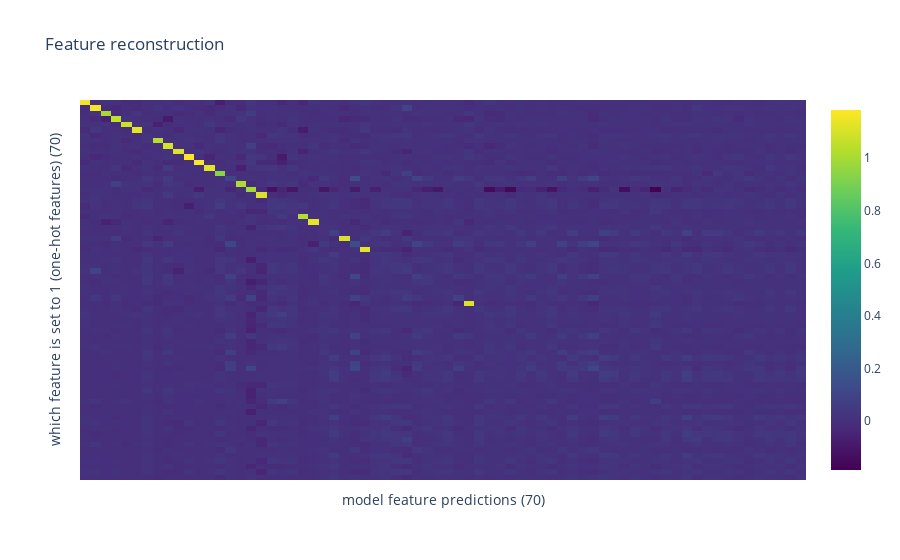
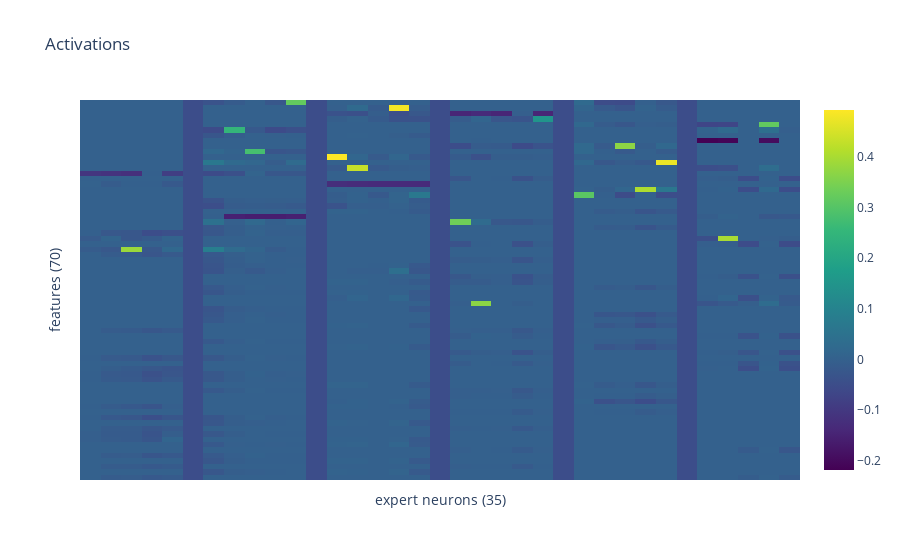
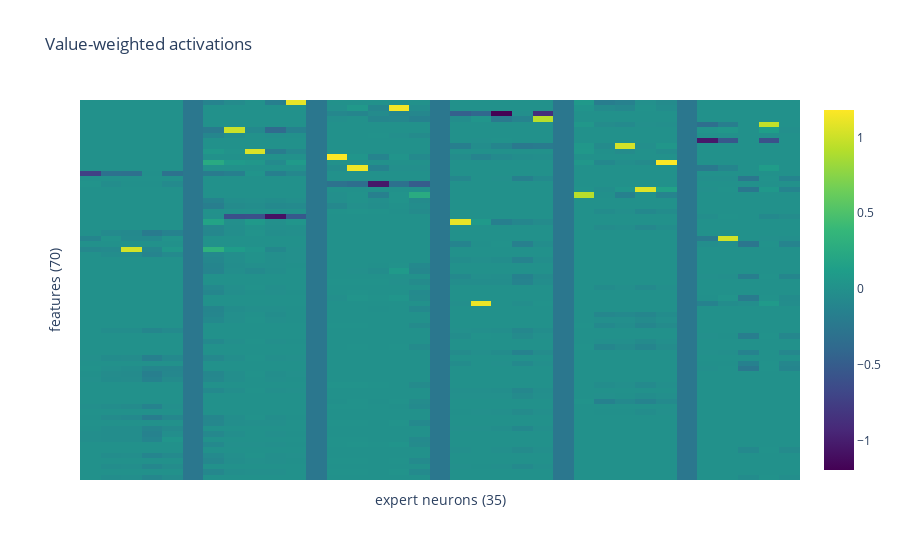

Notebook cell for these charts, in order:
### Code cell
import plotly.express as px
from interp_utils import heatmap

model.eval()

features = torch.eye(model_config['n_features'])

pred_features, _ = model(features)
feature_reconstruction_fig = heatmap(pred_features, title='Feature reconstruction', dim_names=('which feature is set to 1 (one-hot features)', 'model feature predictions'))

full_acts, k_expert_indices, k_expert_weights = model.get_full_acts_for_rendering(features, col_weight=-0.05, null_expert_activation=0.0)
full_acts_fig = heatmap(full_acts, dim_names=('features', 'expert neurons'), title='Activations')

value_weighted_full_acts, k_expert_indices, k_expert_weights = model.get_full_acts_for_rendering(features, value_weighted=True, col_weight=-0.25, null_expert_activation=0.0)
value_weighted_full_acts_fig = heatmap(value_weighted_full_acts, dim_names=('features', 'expert neurons'), title='Value-weighted activations')

feature_reconstruction_fig.show()
full_acts_fig.show()
value_weighted_full_acts_fig.show()

### Figure 1 — Plotly figure (JSON) as saved in the notebook; plotly's stock layout.template omitted (floating-point values rounded to 4 significant figures; data arrays with more than 128 entries replaced by an {"elided": "..."} marker saying what was removed)
{"data": [{"colorscale": [[0, "#440154"], [0.1111, "#482878"], [0.2222, "#3e4989"], [0.3333, "#31688e"], [0.4444, "#26828e"], [0.5556, "#1f9e89"], [0.6667, "#35b779"], [0.7778, "#6ece58"], [0.8889, "#b5de2b"], [1, "#fde725"]], "hovertemplate": "%{y}%{x}val: %{z:.2f}<extra></extra>", "type": "heatmap", "x": ["model feature predictions: 0<br>", "model feature predictions: 1<br>", "model feature predictions: 2<br>", "model feature predictions: 3<br>", "model feature predictions: 4<br>", "model feature predictions: 5<br>", "model feature predictions: 6<br>", "model feature predictions: 7<br>", "model feature predictions: 8<br>", "model feature predictions: 9<br>", "model feature predictions: 10<br>", "model feature predictions: 11<br>", "model feature predictions: 12<br>", "model feature predictions: 13<br>", "model feature predictions: 14<br>", "model feature predictions: 15<br>", "model feature predictions: 16<br>", "model feature predictions: 17<br>", "model feature predictions: 18<br>", "model feature predictions: 19<br>", "model feature predictions: 20<br>", "model feature predictions: 21<br>", "model feature predictions: 22<br>", "model feature predictions: 23<br>", "model feature predictions: 24<br>", "model feature predictions: 25<br>", "model feature predictions: 26<br>", "model feature predictions: 27<br>", "model feature predictions: 28<br>", "model feature predictions: 29<br>", "model feature predictions: 30<br>", "model feature predictions: 31<br>", "model feature predictions: 32<br>", "model feature predictions: 33<br>", "model feature predictions: 34<br>", "model feature predictions: 35<br>", "model feature predictions: 36<br>", "model feature predictions: 37<br>", "model feature predictions: 38<br>", "model feature predictions: 39<br>", "model feature predictions: 40<br>", "model feature predictions: 41<br>", "model feature predictions: 42<br>", "model feature predictions: 43<br>", "model feature predictions: 44<br>", "model feature predictions: 45<br>", "model feature predictions: 46<br>", "model feature predictions: 47<br>", "model feature predictions: 48<br>", "model feature predictions: 49<br>", "model feature predictions: 50<br>", "model feature predictions: 51<br>", "model feature predictions: 52<br>", "model feature predictions: 53<br>", "model feature predictions: 54<br>", "model feature predictions: 55<br>", "model feature predictions: 56<br>", "model feature predictions: 57<br>", "model feature predictions: 58<br>", "model feature predictions: 59<br>", "model feature predictions: 60<br>", "model feature predictions: 61<br>", "model feature predictions: 62<br>", "model feature predictions: 63<br>", "model feature predictions: 64<br>", "model feature predictions: 65<br>", "model feature predictions: 66<br>", "model feature predictions: 67<br>", "model feature predictions: 68<br>", "model feature predictions: 69<br>"], "y": ["which feature is set to 1 (one-hot features): 0<br>", "which feature is set to 1 (one-hot features): 1<br>", "which feature is set to 1 (one-hot features): 2<br>", "which feature is set to 1 (one-hot features): 3<br>", "which feature is set to 1 (one-hot features): 4<br>", "which feature is set to 1 (one-hot features): 5<br>", "which feature is set to 1 (one-hot features): 6<br>", "which feature is set to 1 (one-hot features): 7<br>", "which feature is set to 1 (one-hot features): 8<br>", "which feature is set to 1 (one-hot features): 9<br>", "which feature is set to 1 (one-hot features): 10<br>", "which feature is set to 1 (one-hot features): 11<br>", "which feature is set to 1 (one-hot features): 12<br>", "which feature is set to 1 (one-hot features): 13<br>", "which feature is set to 1 (one-hot features): 14<br>", "which feature is set to 1 (one-hot features): 15<br>", "which feature is set to 1 (one-hot features): 16<br>", "which feature is set to 1 (one-hot features): 17<br>", "which feature is set to 1 (one-hot features): 18<br>", "which feature is set to 1 (one-hot features): 19<br>", "which feature is set to 1 (one-hot features): 20<br>", "which feature is set to 1 (one-hot features): 21<br>", "which feature is set to 1 (one-hot features): 22<br>", "which feature is set to 1 (one-hot features): 23<br>", "which feature is set to 1 (one-hot features): 24<br>", "which feature is set to 1 (one-hot features): 25<br>", "which feature is set to 1 (one-hot features): 26<br>", "which feature is set to 1 (one-hot features): 27<br>", "which feature is set to 1 (one-hot features): 28<br>", "which feature is set to 1 (one-hot features): 29<br>", "which feature is set to 1 (one-hot features): 30<br>", "which feature is set to 1 (one-hot features): 31<br>", "which feature is set to 1 (one-hot features): 32<br>", "which feature is set to 1 (one-hot features): 33<br>", "which feature is set to 1 (one-hot features): 34<br>", "which feature is set to 1 (one-hot features): 35<br>", "which feature is set to 1 (one-hot features): 36<br>", "which feature is set to 1 (one-hot features): 37<br>", "which feature is set to 1 (one-hot features): 38<br>", "which feature is set to 1 (one-hot features): 39<br>", "which feature is set to 1 (one-hot features): 40<br>", "which feature is set to 1 (one-hot features): 41<br>", "which feature is set to 1 (one-hot features): 42<br>", "which feature is set to 1 (one-hot features): 43<br>", "which feature is set to 1 (one-hot features): 44<br>", "which feature is set to 1 (one-hot features): 45<br>", "which feature is set to 1 (one-hot features): 46<br>", "which feature is set to 1 (one-hot features): 47<br>", "which feature is set to 1 (one-hot features): 48<br>", "which feature is set to 1 (one-hot features): 49<br>", "which feature is set to 1 (one-hot features): 50<br>", "which feature is set to 1 (one-hot features): 51<br>", "which feature is set to 1 (one-hot features): 52<br>", "which feature is set to 1 (one-hot features): 53<br>", "which feature is set to 1 (one-hot features): 54<br>", "which feature is set to 1 (one-hot features): 55<br>", "which feature is set to 1 (one-hot features): 56<br>", "which feature is set to 1 (one-hot features): 57<br>", "which feature is set to 1 (one-hot features): 58<br>", "which feature is set to 1 (one-hot features): 59<br>", "which feature is set to 1 (one-hot features): 60<br>", "which feature is set to 1 (one-hot features): 61<br>", "which feature is set to 1 (one-hot features): 62<br>", "which feature is set to 1 (one-hot features): 63<br>", "which feature is set to 1 (one-hot features): 64<br>", "which feature is set to 1 (one-hot features): 65<br>", "which feature is set to 1 (one-hot features): 66<br>", "which feature is set to 1 (one-hot features): 67<br>", "which feature is set to 1 (one-hot features): 68<br>", "which feature is set to 1 (one-hot features): 69<br>"], "z": {"elided": "70x70 float values"}}], "layout": {"title": {"text": "Feature reconstruction"}, "xaxis": {"showticklabels": false, "title": {"text": "model feature predictions (70)"}}, "yaxis": {"autorange": "reversed", "showticklabels": false, "title": {"text": "which feature is set to 1 (one-hot features) (70)"}}}}

### Figure 2 — Plotly figure (JSON) as saved in the notebook; plotly's stock layout.template omitted (floating-point values rounded to 4 significant figures; data arrays with more than 128 entries replaced by an {"elided": "..."} marker saying what was removed)
{"data": [{"colorscale": [[0, "#440154"], [0.1111, "#482878"], [0.2222, "#3e4989"], [0.3333, "#31688e"], [0.4444, "#26828e"], [0.5556, "#1f9e89"], [0.6667, "#35b779"], [0.7778, "#6ece58"], [0.8889, "#b5de2b"], [1, "#fde725"]], "hovertemplate": "%{y}%{x}val: %{z:.2f}<extra></extra>", "type": "heatmap", "x": ["expert neurons: 0<br>", "expert neurons: 1<br>", "expert neurons: 2<br>", "expert neurons: 3<br>", "expert neurons: 4<br>", "expert neurons: 5<br>", "expert neurons: 6<br>", "expert neurons: 7<br>", "expert neurons: 8<br>", "expert neurons: 9<br>", "expert neurons: 10<br>", "expert neurons: 11<br>", "expert neurons: 12<br>", "expert neurons: 13<br>", "expert neurons: 14<br>", "expert neurons: 15<br>", "expert neurons: 16<br>", "expert neurons: 17<br>", "expert neurons: 18<br>", "expert neurons: 19<br>", "expert neurons: 20<br>", "expert neurons: 21<br>", "expert neurons: 22<br>", "expert neurons: 23<br>", "expert neurons: 24<br>", "expert neurons: 25<br>", "expert neurons: 26<br>", "expert neurons: 27<br>", "expert neurons: 28<br>", "expert neurons: 29<br>", "expert neurons: 30<br>", "expert neurons: 31<br>", "expert neurons: 32<br>", "expert neurons: 33<br>", "expert neurons: 34<br>"], "y": ["features: 0<br>", "features: 1<br>", "features: 2<br>", "features: 3<br>", "features: 4<br>", "features: 5<br>", "features: 6<br>", "features: 7<br>", "features: 8<br>", "features: 9<br>", "features: 10<br>", "features: 11<br>", "features: 12<br>", "features: 13<br>", "features: 14<br>", "features: 15<br>", "features: 16<br>", "features: 17<br>", "features: 18<br>", "features: 19<br>", "features: 20<br>", "features: 21<br>", "features: 22<br>", "features: 23<br>", "features: 24<br>", "features: 25<br>", "features: 26<br>", "features: 27<br>", "features: 28<br>", "features: 29<br>", "features: 30<br>", "features: 31<br>", "features: 32<br>", "features: 33<br>", "features: 34<br>", "features: 35<br>", "features: 36<br>", "features: 37<br>", "features: 38<br>", "features: 39<br>", "features: 40<br>", "features: 41<br>", "features: 42<br>", "features: 43<br>", "features: 44<br>", "features: 45<br>", "features: 46<br>", "features: 47<br>", "features: 48<br>", "features: 49<br>", "features: 50<br>", "features: 51<br>", "features: 52<br>", "features: 53<br>", "features: 54<br>", "features: 55<br>", "features: 56<br>", "features: 57<br>", "features: 58<br>", "features: 59<br>", "features: 60<br>", "features: 61<br>", "features: 62<br>", "features: 63<br>", "features: 64<br>", "features: 65<br>", "features: 66<br>", "features: 67<br>", "features: 68<br>", "features: 69<br>"], "z": {"elided": "70x35 float values"}}], "layout": {"title": {"text": "Activations"}, "xaxis": {"showticklabels": false, "title": {"text": "expert neurons (35)"}}, "yaxis": {"autorange": "reversed", "showticklabels": false, "title": {"text": "features (70)"}}}}

### Figure 3 — Plotly figure (JSON) as saved in the notebook; plotly's stock layout.template omitted (floating-point values rounded to 4 significant figures; data arrays with more than 128 entries replaced by an {"elided": "..."} marker saying what was removed)
{"data": [{"colorscale": [[0, "#440154"], [0.1111, "#482878"], [0.2222, "#3e4989"], [0.3333, "#31688e"], [0.4444, "#26828e"], [0.5556, "#1f9e89"], [0.6667, "#35b779"], [0.7778, "#6ece58"], [0.8889, "#b5de2b"], [1, "#fde725"]], "hovertemplate": "%{y}%{x}val: %{z:.2f}<extra></extra>", "type": "heatmap", "x": ["expert neurons: 0<br>", "expert neurons: 1<br>", "expert neurons: 2<br>", "expert neurons: 3<br>", "expert neurons: 4<br>", "expert neurons: 5<br>", "expert neurons: 6<br>", "expert neurons: 7<br>", "expert neurons: 8<br>", "expert neurons: 9<br>", "expert neurons: 10<br>", "expert neurons: 11<br>", "expert neurons: 12<br>", "expert neurons: 13<br>", "expert neurons: 14<br>", "expert neurons: 15<br>", "expert neurons: 16<br>", "expert neurons: 17<br>", "expert neurons: 18<br>", "expert neurons: 19<br>", "expert neurons: 20<br>", "expert neurons: 21<br>", "expert neurons: 22<br>", "expert neurons: 23<br>", "expert neurons: 24<br>", "expert neurons: 25<br>", "expert neurons: 26<br>", "expert neurons: 27<br>", "expert neurons: 28<br>", "expert neurons: 29<br>", "expert neurons: 30<br>", "expert neurons: 31<br>", "expert neurons: 32<br>", "expert neurons: 33<br>", "expert neurons: 34<br>"], "y": ["features: 0<br>", "features: 1<br>", "features: 2<br>", "features: 3<br>", "features: 4<br>", "features: 5<br>", "features: 6<br>", "features: 7<br>", "features: 8<br>", "features: 9<br>", "features: 10<br>", "features: 11<br>", "features: 12<br>", "features: 13<br>", "features: 14<br>", "features: 15<br>", "features: 16<br>", "features: 17<br>", "features: 18<br>", "features: 19<br>", "features: 20<br>", "features: 21<br>", "features: 22<br>", "features: 23<br>", "features: 24<br>", "features: 25<br>", "features: 26<br>", "features: 27<br>", "features: 28<br>", "features: 29<br>", "features: 30<br>", "features: 31<br>", "features: 32<br>", "features: 33<br>", "features: 34<br>", "features: 35<br>", "features: 36<br>", "features: 37<br>", "features: 38<br>", "features: 39<br>", "features: 40<br>", "features: 41<br>", "features: 42<br>", "features: 43<br>", "features: 44<br>", "features: 45<br>", "features: 46<br>", "features: 47<br>", "features: 48<br>", "features: 49<br>", "features: 50<br>", "features: 51<br>", "features: 52<br>", "features: 53<br>", "features: 54<br>", "features: 55<br>", "features: 56<br>", "features: 57<br>", "features: 58<br>", "features: 59<br>", "features: 60<br>", "features: 61<br>", "features: 62<br>", "features: 63<br>", "features: 64<br>", "features: 65<br>", "features: 66<br>", "features: 67<br>", "features: 68<br>", "features: 69<br>"], "z": {"elided": "70x35 float values"}}], "layout": {"title": {"text": "Value-weighted activations"}, "xaxis": {"showticklabels": false, "title": {"text": "expert neurons (35)"}}, "yaxis": {"autorange": "reversed", "showticklabels": false, "title": {"text": "features (70)"}}}}
